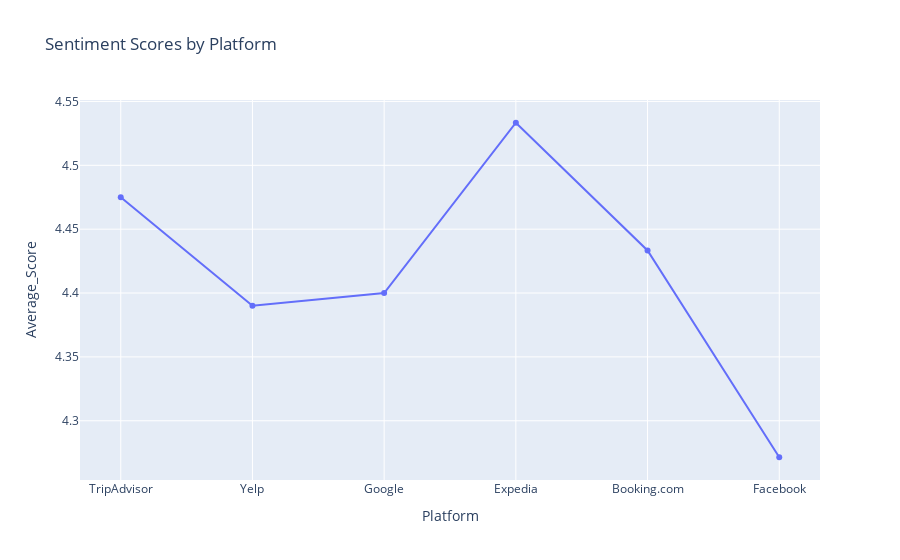

Notebook code for this chart:
### Markdown cell above
#### Sentiment Scores by Platform

### Code cell
query = """SELECT Platform, AVG(Score) AS Average_Score
FROM Sentiment_Review
GROUP BY Platform;"""
df = pd.read_sql(query, engine)
# Create a line chart
fig = px.line(df, x='Platform', y='Average_Score', title='Sentiment Scores by Platform', markers=True)
fig.show()

### Figure 1 — Plotly figure (JSON) as saved in the notebook; plotly's stock layout.template omitted (floating-point values rounded to 4 significant figures)
{"data": [{"hovertemplate": "Platform=%{x}<br>Average_Score=%{y}<extra></extra>", "legendgroup": "", "line": {"color": "#636efa", "dash": "solid"}, "marker": {"symbol": "circle"}, "mode": "lines+markers", "name": "", "orientation": "v", "showlegend": false, "type": "scatter", "x": ["TripAdvisor", "Yelp", "Google", "Expedia", "Booking.com", "Facebook"], "xaxis": "x", "y": [4.475, 4.39, 4.4, 4.533, 4.433, 4.271], "yaxis": "y"}], "layout": {"autosize": true, "legend": {"tracegroupgap": 0}, "title": {"text": "Sentiment Scores by Platform"}, "xaxis": {"anchor": "y", "autorange": true, "domain": [0, 1], "range": [-0.3027, 5.303], "title": {"text": "Platform"}, "type": "category"}, "yaxis": {"anchor": "x", "autorange": true, "domain": [0, 1], "range": [4.25, 4.555], "title": {"text": "Average_Score"}, "type": "linear"}}}
